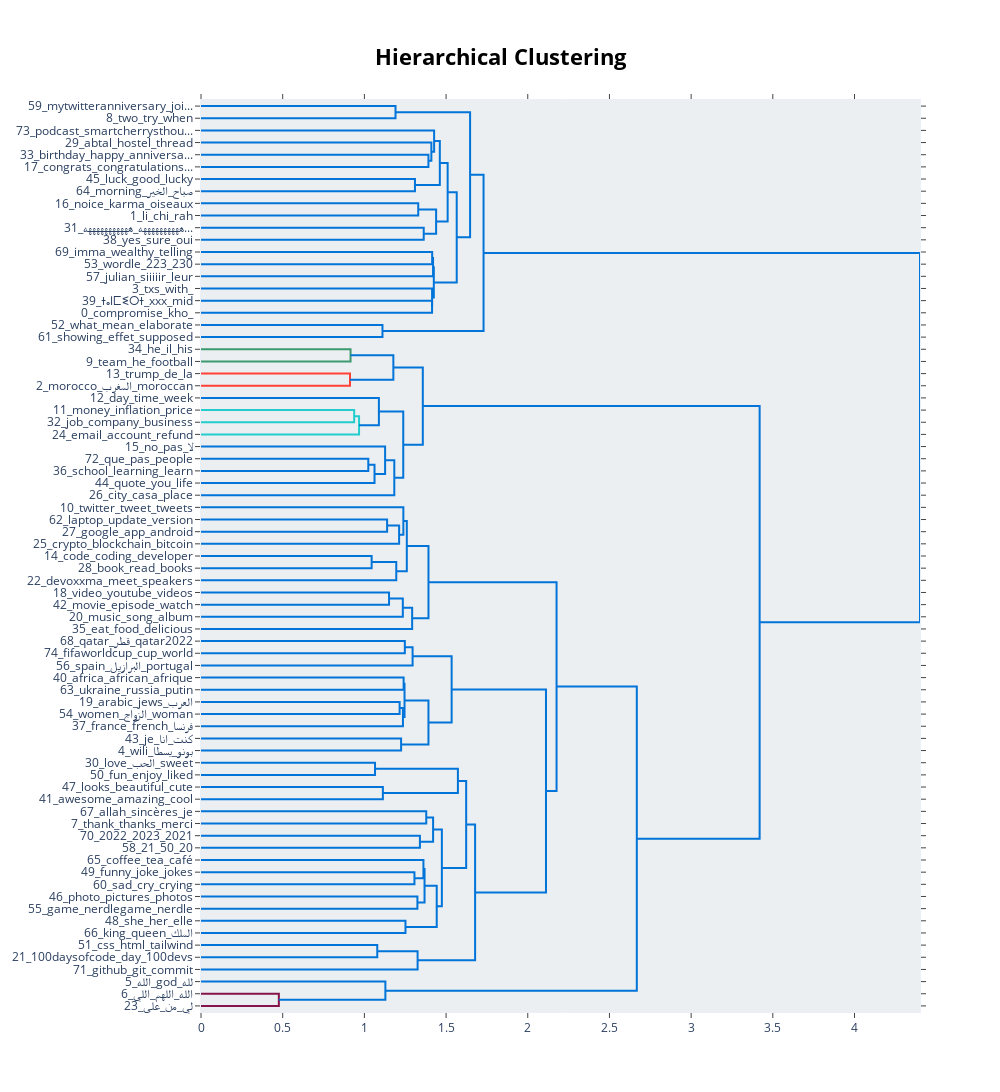

Source (notebook cell):
### Markdown cell above
### Visualize Topic Hierarchy

The topics that were created can be hierarchically reduced. In order to understand the potential hierarchical structure of the topics, we can use scipy.cluster.hierarchy to create clusters and visualize how they relate to one another. This might help selecting an appropriate nr_topics when reducing the number of topics that you have created.

### Code cell
topic_model.visualize_hierarchy(top_n_topics=75)

### Figure 1 — Plotly figure (JSON) as saved in the notebook; plotly's stock layout.template omitted (floating-point values rounded to 4 significant figures)
{"data": [{"hoverinfo": "text", "marker": {"color": "rgb(0,116,217)"}, "mode": "lines", "type": "scatter", "x": [0, 1.191, 1.191, 0], "xaxis": "x", "y": [-5, -5, -15, -15], "yaxis": "y"}, {"hoverinfo": "text", "marker": {"color": "rgb(0,116,217)"}, "mode": "lines", "type": "scatter", "x": [0, 1.392, 1.392, 0], "xaxis": "x", "y": [-45, -45, -55, -55], "yaxis": "y"}, {"hoverinfo": "text", "marker": {"color": "rgb(0,116,217)"}, "mode": "lines", "type": "scatter", "x": [0, 1.41, 1.41, 1.392], "xaxis": "x", "y": [-35, -35, -50, -50], "yaxis": "y"}, {"hoverinfo": "text", "marker": {"color": "rgb(0,116,217)"}, "mode": "lines", "type": "scatter", "x": [0, 1.427, 1.427, 1.41], "xaxis": "x", "y": [-25, -25, -42.5, -42.5], "yaxis": "y"}, {"hoverinfo": "text", "marker": {"color": "rgb(0,116,217)"}, "mode": "lines", "type": "scatter", "x": [0, 1.31, 1.31, 0], "xaxis": "x", "y": [-65, -65, -75, -75], "yaxis": "y"}, {"hoverinfo": "text", "marker": {"color": "rgb(0,116,217)"}, "mode": "lines", "type": "scatter", "x": [1.427, 1.462, 1.462, 1.31], "xaxis": "x", "y": [-33.75, -33.75, -70, -70], "yaxis": "y"}, {"hoverinfo": "text", "marker": {"color": "rgb(0,116,217)"}, "mode": "lines", "type": "scatter", "x": [0, 1.33, 1.33, 0], "xaxis": "x", "y": [-85, -85, -95, -95], "yaxis": "y"}, {"hoverinfo": "text", "marker": {"color": "rgb(0,116,217)"}, "mode": "lines", "type": "scatter", "x": [0, 1.363, 1.363, 0], "xaxis": "x", "y": [-105, -105, -115, -115], "yaxis": "y"}, {"hoverinfo": "text", "marker": {"color": "rgb(0,116,217)"}, "mode": "lines", "type": "scatter", "x": [1.33, 1.439, 1.439, 1.363], "xaxis": "x", "y": [-90, -90, -110, -110], "yaxis": "y"}, {"hoverinfo": "text", "marker": {"color": "rgb(0,116,217)"}, "mode": "lines", "type": "scatter", "x": [1.462, 1.51, 1.51, 1.439], "xaxis": "x", "y": [-51.88, -51.88, -100, -100], "yaxis": "y"}, {"hoverinfo": "text", "marker": {"color": "rgb(0,116,217)"}, "mode": "lines", "type": "scatter", "x": [0, 1.415, 1.415, 0], "xaxis": "x", "y": [-125, -125, -135, -135], "yaxis": "y"}, {"hoverinfo": "text", "marker": {"color": "rgb(0,116,217)"}, "mode": "lines", "type": "scatter", "x": [1.415, 1.42, 1.42, 0], "xaxis": "x", "y": [-130, -130, -145, -145], "yaxis": "y"}, {"hoverinfo": "text", "marker": {"color": "rgb(0,116,217)"}, "mode": "lines", "type": "scatter", "x": [0, 1.414, 1.414, 0], "xaxis": "x", "y": [-165, -165, -175, -175], "yaxis": "y"}, {"hoverinfo": "text", "marker": {"color": "rgb(0,116,217)"}, "mode": "lines", "type": "scatter", "x": [0, 1.414, 1.414, 1.414], "xaxis": "x", "y": [-155, -155, -170, -170], "yaxis": "y"}, {"hoverinfo": "text", "marker": {"color": "rgb(0,116,217)"}, "mode": "lines", "type": "scatter", "x": [1.42, 1.425, 1.425, 1.414], "xaxis": "x", "y": [-137.5, -137.5, -162.5, -162.5], "yaxis": "y"}, {"hoverinfo": "text", "marker": {"color": "rgb(0,116,217)"}, "mode": "lines", "type": "scatter", "x": [1.51, 1.565, 1.565, 1.425], "xaxis": "x", "y": [-75.94, -75.94, -150, -150], "yaxis": "y"}, {"hoverinfo": "text", "marker": {"color": "rgb(0,116,217)"}, "mode": "lines", "type": "scatter", "x": [1.191, 1.647, 1.647, 1.565], "xaxis": "x", "y": [-10, -10, -113.0, -113.0], "yaxis": "y"}, {"hoverinfo": "text", "marker": {"color": "rgb(0,116,217)"}, "mode": "lines", "type": "scatter", "x": [0, 1.111, 1.111, 0], "xaxis": "x", "y": [-185, -185, -195, -195], "yaxis": "y"}, {"hoverinfo": "text", "marker": {"color": "rgb(0,116,217)"}, "mode": "lines", "type": "scatter", "x": [1.647, 1.729, 1.729, 1.111], "xaxis": "x", "y": [-61.48, -61.48, -190, -190], "yaxis": "y"}, {"hoverinfo": "text", "marker": {"color": "rgb(61,153,112)"}, "mode": "lines", "type": "scatter", "x": [0, 0.9153, 0.9153, 0], "xaxis": "x", "y": [-205, -205, -215, -215], "yaxis": "y"}, {"hoverinfo": "text", "marker": {"color": "rgb(255,65,54)"}, "mode": "lines", "type": "scatter", "x": [0, 0.912, 0.912, 0], "xaxis": "x", "y": [-225, -225, -235, -235], "yaxis": "y"}, {"hoverinfo": "text", "marker": {"color": "rgb(0,116,217)"}, "mode": "lines", "type": "scatter", "x": [0.9153, 1.177, 1.177, 0.912], "xaxis": "x", "y": [-210, -210, -230, -230], "yaxis": "y"}, {"hoverinfo": "text", "marker": {"color": "rgb(35,205,205)"}, "mode": "lines", "type": "scatter", "x": [0, 0.9375, 0.9375, 0], "xaxis": "x", "y": [-255, -255, -265, -265], "yaxis": "y"}, {"hoverinfo": "text", "marker": {"color": "rgb(35,205,205)"}, "mode": "lines", "type": "scatter", "x": [0.9375, 0.9674, 0.9674, 0], "xaxis": "x", "y": [-260, -260, -275, -275], "yaxis": "y"}, {"hoverinfo": "text", "marker": {"color": "rgb(0,116,217)"}, "mode": "lines", "type": "scatter", "x": [0, 1.089, 1.089, 0.9674], "xaxis": "x", "y": [-245, -245, -267.5, -267.5], "yaxis": "y"}, {"hoverinfo": "text", "marker": {"color": "rgb(0,116,217)"}, "mode": "lines", "type": "scatter", "x": [0, 1.024, 1.024, 0], "xaxis": "x", "y": [-295, -295, -305, -305], "yaxis": "y"}, {"hoverinfo": "text", "marker": {"color": "rgb(0,116,217)"}, "mode": "lines", "type": "scatter", "x": [1.024, 1.062, 1.062, 0], "xaxis": "x", "y": [-300, -300, -315, -315], "yaxis": "y"}, {"hoverinfo": "text", "marker": {"color": "rgb(0,116,217)"}, "mode": "lines", "type": "scatter", "x": [0, 1.127, 1.127, 1.062], "xaxis": "x", "y": [-285, -285, -307.5, -307.5], "yaxis": "y"}, {"hoverinfo": "text", "marker": {"color": "rgb(0,116,217)"}, "mode": "lines", "type": "scatter", "x": [1.127, 1.183, 1.183, 0], "xaxis": "x", "y": [-296.2, -296.2, -325, -325], "yaxis": "y"}, {"hoverinfo": "text", "marker": {"color": "rgb(0,116,217)"}, "mode": "lines", "type": "scatter", "x": [1.089, 1.238, 1.238, 1.183], "xaxis": "x", "y": [-256.2, -256.2, -310.6, -310.6], "yaxis": "y"}, {"hoverinfo": "text", "marker": {"color": "rgb(0,116,217)"}, "mode": "lines", "type": "scatter", "x": [1.177, 1.358, 1.358, 1.238], "xaxis": "x", "y": [-220, -220, -283.4, -283.4], "yaxis": "y"}, {"hoverinfo": "text", "marker": {"color": "rgb(0,116,217)"}, "mode": "lines", "type": "scatter", "x": [0, 1.139, 1.139, 0], "xaxis": "x", "y": [-345, -345, -355, -355], "yaxis": "y"}, {"hoverinfo": "text", "marker": {"color": "rgb(0,116,217)"}, "mode": "lines", "type": "scatter", "x": [1.139, 1.213, 1.213, 0], "xaxis": "x", "y": [-350, -350, -365, -365], "yaxis": "y"}, {"hoverinfo": "text", "marker": {"color": "rgb(0,116,217)"}, "mode": "lines", "type": "scatter", "x": [0, 1.239, 1.239, 1.213], "xaxis": "x", "y": [-335, -335, -357.5, -357.5], "yaxis": "y"}, {"hoverinfo": "text", "marker": {"color": "rgb(0,116,217)"}, "mode": "lines", "type": "scatter", "x": [0, 1.044, 1.044, 0], "xaxis": "x", "y": [-375, -375, -385, -385], "yaxis": "y"}, {"hoverinfo": "text", "marker": {"color": "rgb(0,116,217)"}, "mode": "lines", "type": "scatter", "x": [1.044, 1.195, 1.195, 0], "xaxis": "x", "y": [-380, -380, -395, -395], "yaxis": "y"}, {"hoverinfo": "text", "marker": {"color": "rgb(0,116,217)"}, "mode": "lines", "type": "scatter", "x": [1.239, 1.26, 1.26, 1.195], "xaxis": "x", "y": [-346.2, -346.2, -387.5, -387.5], "yaxis": "y"}, {"hoverinfo": "text", "marker": {"color": "rgb(0,116,217)"}, "mode": "lines", "type": "scatter", "x": [0, 1.151, 1.151, 0], "xaxis": "x", "y": [-405, -405, -415, -415], "yaxis": "y"}, {"hoverinfo": "text", "marker": {"color": "rgb(0,116,217)"}, "mode": "lines", "type": "scatter", "x": [1.151, 1.235, 1.235, 0], "xaxis": "x", "y": [-410, -410, -425, -425], "yaxis": "y"}, {"hoverinfo": "text", "marker": {"color": "rgb(0,116,217)"}, "mode": "lines", "type": "scatter", "x": [1.235, 1.292, 1.292, 0], "xaxis": "x", "y": [-417.5, -417.5, -435, -435], "yaxis": "y"}, {"hoverinfo": "text", "marker": {"color": "rgb(0,116,217)"}, "mode": "lines", "type": "scatter", "x": [1.26, 1.392, 1.392, 1.292], "xaxis": "x", "y": [-366.9, -366.9, -426.2, -426.2], "yaxis": "y"}, {"hoverinfo": "text", "marker": {"color": "rgb(0,116,217)"}, "mode": "lines", "type": "scatter", "x": [0, 1.248, 1.248, 0], "xaxis": "x", "y": [-445, -445, -455, -455], "yaxis": "y"}, {"hoverinfo": "text", "marker": {"color": "rgb(0,116,217)"}, "mode": "lines", "type": "scatter", "x": [1.248, 1.295, 1.295, 0], "xaxis": "x", "y": [-450, -450, -465, -465], "yaxis": "y"}, {"hoverinfo": "text", "marker": {"color": "rgb(0,116,217)"}, "mode": "lines", "type": "scatter", "x": [0, 1.24, 1.24, 0], "xaxis": "x", "y": [-475, -475, -485, -485], "yaxis": "y"}, {"hoverinfo": "text", "marker": {"color": "rgb(0,116,217)"}, "mode": "lines", "type": "scatter", "x": [0, 1.216, 1.216, 0], "xaxis": "x", "y": [-495, -495, -505, -505], "yaxis": "y"}, {"hoverinfo": "text", "marker": {"color": "rgb(0,116,217)"}, "mode": "lines", "type": "scatter", "x": [1.216, 1.236, 1.236, 0], "xaxis": "x", "y": [-500, -500, -515, -515], "yaxis": "y"}, {"hoverinfo": "text", "marker": {"color": "rgb(0,116,217)"}, "mode": "lines", "type": "scatter", "x": [1.24, 1.246, 1.246, 1.236], "xaxis": "x", "y": [-480, -480, -507.5, -507.5], "yaxis": "y"}, {"hoverinfo": "text", "marker": {"color": "rgb(0,116,217)"}, "mode": "lines", "type": "scatter", "x": [0, 1.225, 1.225, 0], "xaxis": "x", "y": [-525, -525, -535, -535], "yaxis": "y"}, {"hoverinfo": "text", "marker": {"color": "rgb(0,116,217)"}, "mode": "lines", "type": "scatter", "x": [1.246, 1.392, 1.392, 1.225], "xaxis": "x", "y": [-493.8, -493.8, -530, -530], "yaxis": "y"}, {"hoverinfo": "text", "marker": {"color": "rgb(0,116,217)"}, "mode": "lines", "type": "scatter", "x": [1.295, 1.534, 1.534, 1.392], "xaxis": "x", "y": [-457.5, -457.5, -511.9, -511.9], "yaxis": "y"}, {"hoverinfo": "text", "marker": {"color": "rgb(0,116,217)"}, "mode": "lines", "type": "scatter", "x": [0, 1.065, 1.065, 0], "xaxis": "x", "y": [-545, -545, -555, -555], "yaxis": "y"}, {"hoverinfo": "text", "marker": {"color": "rgb(0,116,217)"}, "mode": "lines", "type": "scatter", "x": [0, 1.113, 1.113, 0], "xaxis": "x", "y": [-565, -565, -575, -575], "yaxis": "y"}, {"hoverinfo": "text", "marker": {"color": "rgb(0,116,217)"}, "mode": "lines", "type": "scatter", "x": [1.065, 1.572, 1.572, 1.113], "xaxis": "x", "y": [-550, -550, -570, -570], "yaxis": "y"}, {"hoverinfo": "text", "marker": {"color": "rgb(0,116,217)"}, "mode": "lines", "type": "scatter", "x": [0, 1.379, 1.379, 0], "xaxis": "x", "y": [-585, -585, -595, -595], "yaxis": "y"}, {"hoverinfo": "text", "marker": {"color": "rgb(0,116,217)"}, "mode": "lines", "type": "scatter", "x": [0, 1.34, 1.34, 0], "xaxis": "x", "y": [-605, -605, -615, -615], "yaxis": "y"}, {"hoverinfo": "text", "marker": {"color": "rgb(0,116,217)"}, "mode": "lines", "type": "scatter", "x": [1.379, 1.421, 1.421, 1.34], "xaxis": "x", "y": [-590, -590, -610, -610], "yaxis": "y"}, {"hoverinfo": "text", "marker": {"color": "rgb(0,116,217)"}, "mode": "lines", "type": "scatter", "x": [0, 1.306, 1.306, 0], "xaxis": "x", "y": [-635, -635, -645, -645], "yaxis": "y"}, {"hoverinfo": "text", "marker": {"color": "rgb(0,116,217)"}, "mode": "lines", "type": "scatter", "x": [0, 1.362, 1.362, 1.306], "xaxis": "x", "y": [-625, -625, -640, -640], "yaxis": "y"}, {"hoverinfo": "text", "marker": {"color": "rgb(0,116,217)"}, "mode": "lines", "type": "scatter", "x": [0, 1.325, 1.325, 0], "xaxis": "x", "y": [-655, -655, -665, -665], "yaxis": "y"}, {"hoverinfo": "text", "marker": {"color": "rgb(0,116,217)"}, "mode": "lines", "type": "scatter", "x": [1.362, 1.368, 1.368, 1.325], "xaxis": "x", "y": [-632.5, -632.5, -660, -660], "yaxis": "y"}, {"hoverinfo": "text", "marker": {"color": "rgb(0,116,217)"}, "mode": "lines", "type": "scatter", "x": [0, 1.252, 1.252, 0], "xaxis": "x", "y": [-675, -675, -685, -685], "yaxis": "y"}, {"hoverinfo": "text", "marker": {"color": "rgb(0,116,217)"}, "mode": "lines", "type": "scatter", "x": [1.368, 1.443, 1.443, 1.252], "xaxis": "x", "y": [-646.2, -646.2, -680, -680], "yaxis": "y"}, {"hoverinfo": "text", "marker": {"color": "rgb(0,116,217)"}, "mode": "lines", "type": "scatter", "x": [1.421, 1.474, 1.474, 1.443], "xaxis": "x", "y": [-600, -600, -663.1, -663.1], "yaxis": "y"}, {"hoverinfo": "text", "marker": {"color": "rgb(0,116,217)"}, "mode": "lines", "type": "scatter", "x": [1.572, 1.623, 1.623, 1.474], "xaxis": "x", "y": [-560, -560, -631.6, -631.6], "yaxis": "y"}, {"hoverinfo": "text", "marker": {"color": "rgb(0,116,217)"}, "mode": "lines", "type": "scatter", "x": [0, 1.079, 1.079, 0], "xaxis": "x", "y": [-695, -695, -705, -705], "yaxis": "y"}, {"hoverinfo": "text", "marker": {"color": "rgb(0,116,217)"}, "mode": "lines", "type": "scatter", "x": [1.079, 1.326, 1.326, 0], "xaxis": "x", "y": [-700, -700, -715, -715], "yaxis": "y"}, {"hoverinfo": "text", "marker": {"color": "rgb(0,116,217)"}, "mode": "lines", "type": "scatter", "x": [1.623, 1.678, 1.678, 1.326], "xaxis": "x", "y": [-595.8, -595.8, -707.5, -707.5], "yaxis": "y"}, {"hoverinfo": "text", "marker": {"color": "rgb(0,116,217)"}, "mode": "lines", "type": "scatter", "x": [1.534, 2.112, 2.112, 1.678], "xaxis": "x", "y": [-484.7, -484.7, -651.6, -651.6], "yaxis": "y"}, {"hoverinfo": "text", "marker": {"color": "rgb(0,116,217)"}, "mode": "lines", "type": "scatter", "x": [1.392, 2.176, 2.176, 2.112], "xaxis": "x", "y": [-396.6, -396.6, -568.2, -568.2], "yaxis": "y"}, {"hoverinfo": "text", "marker": {"color": "rgb(133,20,75)"}, "mode": "lines", "type": "scatter", "x": [0, 0.4765, 0.4765, 0], "xaxis": "x", "y": [-735, -735, -745, -745], "yaxis": "y"}, {"hoverinfo": "text", "marker": {"color": "rgb(0,116,217)"}, "mode": "lines", "type": "scatter", "x": [0, 1.129, 1.129, 0.4765], "xaxis": "x", "y": [-725, -725, -740, -740], "yaxis": "y"}, {"hoverinfo": "text", "marker": {"color": "rgb(0,116,217)"}, "mode": "lines", "type": "scatter", "x": [2.176, 2.668, 2.668, 1.129], "xaxis": "x", "y": [-482.4, -482.4, -732.5, -732.5], "yaxis": "y"}, {"hoverinfo": "text", "marker": {"color": "rgb(0,116,217)"}, "mode": "lines", "type": "scatter", "x": [1.358, 3.419, 3.419, 2.668], "xaxis": "x", "y": [-251.7, -251.7, -607.4, -607.4], "yaxis": "y"}, {"hoverinfo": "text", "marker": {"color": "rgb(0,116,217)"}, "mode": "lines", "type": "scatter", "x": [1.729, 4.401, 4.401, 3.419], "xaxis": "x", "y": [-125.7, -125.7, -429.6, -429.6], "yaxis": "y"}], "layout": {"autosize": false, "height": 1325, "hoverlabel": {"bgcolor": "white", "font": {"family": "Rockwell", "size": 16}}, "hovermode": "closest", "plot_bgcolor": "#ECEFF1", "showlegend": false, "title": {"font": {"color": "Black", "size": 22}, "text": "<b>Hierarchical Clustering", "x": 0.5, "xanchor": "center", "yanchor": "top"}, "width": 1000, "xaxis": {"mirror": "allticks", "rangemode": "tozero", "showgrid": false, "showline": true, "showticklabels": true, "ticks": "outside", "type": "linear", "zeroline": false}, "yaxis": {"mirror": "allticks", "range": [-750, 0], "rangemode": "tozero", "showgrid": false, "showline": true, "showticklabels": true, "tickmode": "array", "ticks": "outside", "ticktext": ["59_mytwitteranniversary_joi...", "8_two_try_when", "73_podcast_smartcherrysthou...", "29_abtal_hostel_thread", "33_birthday_happy_anniversa...", "17_congrats_congratulations...", "45_luck_good_lucky", "64_morning_صباح_الخير", "16_noice_karma_oiseaux", "1_li_chi_rah", "31_ههههههههههه_هههههههههههه...", "38_yes_sure_oui", "69_imma_wealthy_telling", "53_wordle_223_230", "57_julian_siiiiir_leur", "3_txs_with_", "39_ⵜⴰⵏⵎⵉⵔⵜ_xxx_mid", "0_compromise_kho_", "52_what_mean_elaborate", "61_showing_effet_supposed", "34_he_il_his", "9_team_he_football", "13_trump_de_la", "2_morocco_المغرب_moroccan", "12_day_time_week", "11_money_inflation_price", "32_job_company_business", "24_email_account_refund", "15_no_pas_لا", "72_que_pas_people", "36_school_learning_learn", "44_quote_you_life", "26_city_casa_place", "10_twitter_tweet_tweets", "62_laptop_update_version", "27_google_app_android", "25_crypto_blockchain_bitcoin", "14_code_coding_developer", "28_book_read_books", "22_devoxxma_meet_speakers", "18_video_youtube_videos", "42_movie_episode_watch", "20_music_song_album", "35_eat_food_delicious", "68_qatar_قطر_qatar2022", "74_fifaworldcup_cup_world", "56_spain_البرازيل_portugal", "40_africa_african_afrique", "63_ukraine_russia_putin", "19_arabic_jews_العرب", "54_women_الزواج_woman", "37_france_french_فرنسا", "43_je_كنت_انا", "4_wili_بونو_يسطا", "30_love_الحب_sweet", "50_fun_enjoy_liked", "47_looks_beautiful_cute", "41_awesome_amazing_cool", "67_allah_sincères_je", "7_thank_thanks_merci", "70_2022_2023_2021", "58_21_50_20", "65_coffee_tea_café", "49_funny_joke_jokes", "60_sad_cry_crying", "46_photo_pictures_photos", "55_game_nerdlegame_nerdle", "48_she_her_elle", "66_king_queen_الملك", "51_css_html_tailwind", "21_100daysofcode_day_100devs", "71_github_git_commit", "5_الله_god_لله", "6_الله_اللهم_اللي", "23_لي_من_على"], "tickvals": [-5, -15, -25, -35, -45, -55, -65, -75, -85, -95, -105, -115, -125, -135, -145, -155, -165, -175, -185, -195, -205, -215, -225, -235, -245, -255, -265, -275, -285, -295, -305, -315, -325, -335, -345, -355, -365, -375, -385, -395, -405, -415, -425, -435, -445, -455, -465, -475, -485, -495, -505, -515, -525, -535, -545, -555, -565, -575, -585, -595, -605, -615, -625, -635, -645, -655, -665, -675, -685, -695, -705, -715, -725, -735, -745], "type": "linear", "zeroline": false}}}
